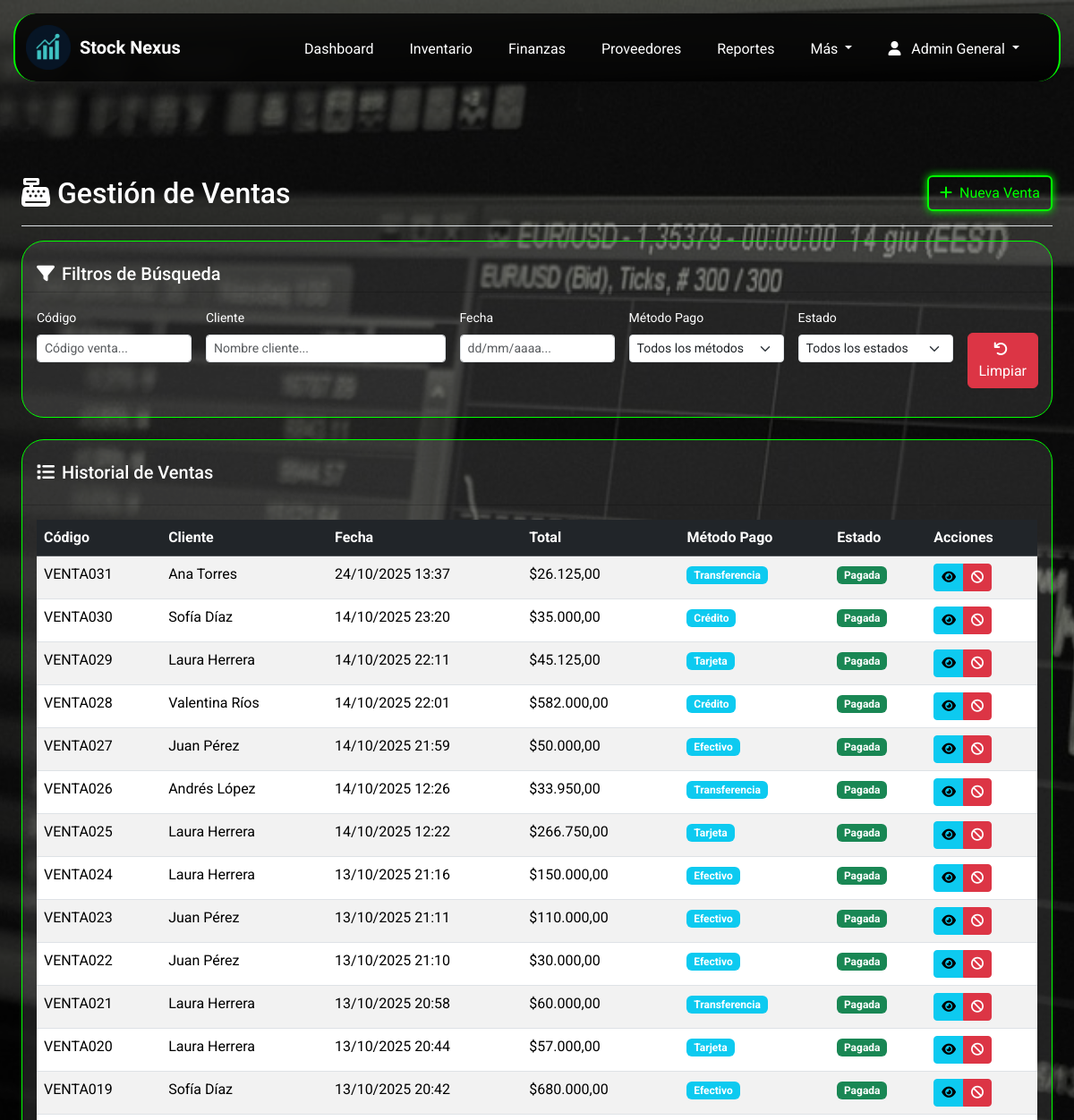
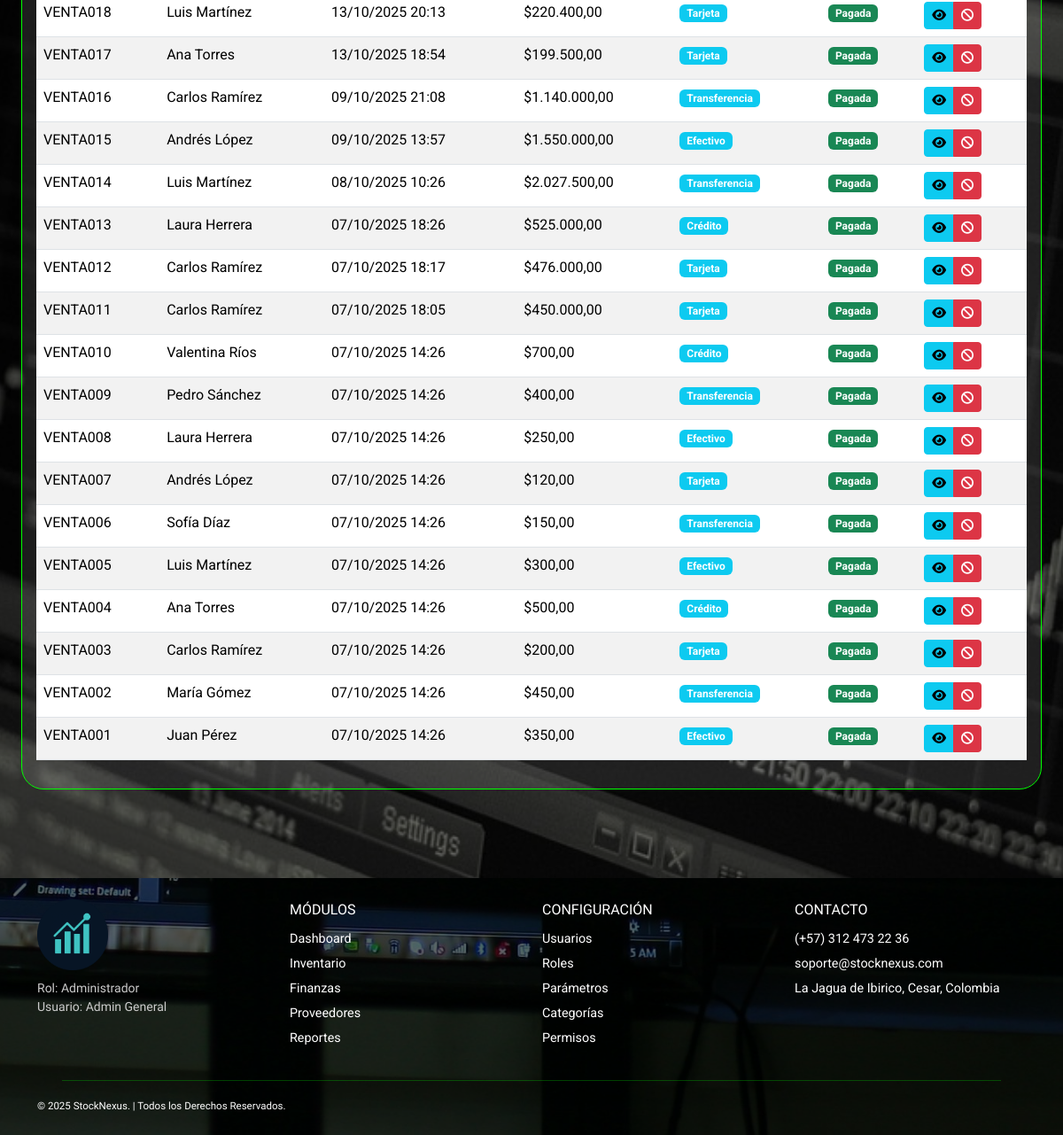
/index.php?page=ventas (signed in), run on the app's committed database (2 pictures, top to bottom).
### tables this page shows
CREATE TABLE `ventas` (
  `id_venta` int(11) NOT NULL,
  `codigo_venta` varchar(50) NOT NULL,
  `id_cliente` int(11) DEFAULT NULL,
  `id_usuario` int(11) NOT NULL,
  `fecha_venta` datetime DEFAULT current_timestamp(),
  `metodo_pago` enum('Efectivo','Transferencia','Tarjeta','Crédito') DEFAULT 'Efectivo',
  `total_venta` decimal(14,2) DEFAULT 0.00,
  `descuento_aplicado` decimal(10,2) DEFAULT 0.00,
  `porcentaje_descuento` decimal(5,2) DEFAULT 0.00,
  `estado` enum('Pendiente','Pagada','Anulada') DEFAULT 'Pendiente'
);

CREATE TABLE `clientes` (
  `id_cliente` int(11) NOT NULL,
  `nombre_cliente` varchar(100) NOT NULL,
  `identificacion` varchar(30) DEFAULT NULL,
  `telefono` varchar(20) DEFAULT NULL,
  `correo` varchar(100) DEFAULT NULL,
  `direccion` varchar(150) DEFAULT NULL,
  `ciudad` varchar(100) DEFAULT NULL,
  `fecha_registro` datetime DEFAULT current_timestamp()
);

### app/controllers/VentaController.php (called while the page is built, shortened)
<?php
class VentaController {
    private $db;
    public function __construct($database) {
        $this->db = $database;
    }
    public function listar() {
        try {
            $stmt = $this->db->query("
                SELECT v.*, c.nombre_cliente, u.nombre_completo AS usuario_nombre
                FROM ventas v
                LEFT JOIN clientes c ON v.id_cliente = c.id_cliente
                LEFT JOIN usuarios u ON v.id_usuario = u.id_usuario
                ORDER BY v.id_venta DESC
            ");
            return $stmt->fetchAll();
        } catch (PDOException $e) {
            error_log("Error en listar ventas: " . $e->getMessage());
            return [];
        }
    }
}

### app/views/Ventas/ventas.php (the view, shortened to what this page needs)
<?php
$ventaController = new VentaController($db);
$ventas = $ventaController->listar();
?>
<div class="container-fluid px-4" style="margin-top:180px;margin-bottom:100px;">
    <div class="d-flex justify-content-between flex-wrap flex-md-nowrap align-items-center pt-3 pb-2 mb-3 border-bottom">
        <h1 class="h2"><i class="fas fa-cash-register me-2"></i>Gestión de Ventas</h1>
        <div class="btn-toolbar mb-2 mb-md-2">
            <a href="index.php?page=crear_venta" class="btn btn-neon">
                <i class="fas fa-plus me-2"></i>Nueva Venta
            </a>
        </div>
    </div>
    <div class="card py-3 mb-4">
        <div class="card-header text-white">
            <h5 class="card-title mb-0">
                <i class="fas fa-filter me-2"></i>Filtros de Búsqueda
            </h5>
        </div>
        <div class="card-body">
            <div class="row g-3">
                <div class="col-md-2">
                    <label for="filtroCodigo" class="form-label small text-white">Código</label>
                    <input type="text" id="filtroCodigo" class="form-control form-control-sm"
                           placeholder="Código venta...">
                </div>
                <div class="col-md-3">
                    <label for="filtroCliente" class="form-label small text-white">Cliente</label>
                    <input type="text" id="filtroCliente" class="form-control form-control-sm"
                           placeholder="Nombre cliente...">
                </div>
                <div class="col-md-2">
                    <label for="filtroFecha" class="form-label small text-white">Fecha</label>
                    <input type="text" id="filtroFecha" class="form-control form-control-sm"
                           placeholder="dd/mm/aaaa...">
                </div>
                <div class="col-md-2">
                    <label for="filtroMetodoPago" class="form-label small text-white">Método Pago</label>
                    <select id="filtroMetodoPago" class="form-select form-select-sm">
                        <option value="">Todos los métodos</option>
                    </select>
                </div>
                <div class="col-md-2">
                    <label for="filtroEstado" class="form-label small text-white">Estado</label>
                    <select id="filtroEstado" class="form-select form-select-sm">
                        <option value="">Todos los estados</option>
                    </select>
                </div>
                <div class="col-md-1">
                    <label class="form-label small d-block">&nbsp;</label>
                    <button id="btnLimpiarFiltros" class="btn btn-danger w-150">
                        <i class="fas fa-undo me-1"></i>Limpiar
                    </button>
                </div>
            </div>
        </div>
    </div>
    <div id="historial_ventas" class="card">
        <div class="card-header py-4">
            <h5 class="card-title mb-0 text-white">
                <i class="fas fa-list me-2 text-white"></i>Historial de Ventas
            </h5>
        </div>
        <div class="card-body">
            <div class="table-responsive">
                <table class="table table-striped table-hover" id="tablaVentas">
                    <thead class="table-dark">
                        <tr>
                            <th>Código</th>
                            <th>Cliente</th>
                            <th>Fecha</th>
                            <th>Total</th>
                            <th>Método Pago</th>
                            <th>Estado</th>
                            <th>Acciones</th>
                        </tr>
                    </thead>
                    <tbody>
                        <?php foreach ($ventas as $venta): ?>
                        <tr class="fila-venta">
                            <td class="codigo-venta"><?= $venta['codigo_venta'] ?></td>
                            <td class="nombre-cliente"><?= $venta['nombre_cliente'] ?: 'Cliente General' ?></td>
                            <td class="fecha-venta"><?= date('d/m/Y H:i', strtotime($venta['fecha_venta'])) ?></td>
                            <td class="total-venta">$<?= number_format($venta['total_venta'], 2, ',', '.') ?></td>
                            <td class="metodo-pago">
                                <span class="badge bg-info"><?= $venta['metodo_pago'] ?></span>
                            </td>
                            <td class="estado-venta">
                                <span class="badge bg-<?=
                                    $venta['estado'] == 'Pagada' ? 'success' :
                                    ($venta['estado'] == 'Pendiente' ? 'warning' : 'danger')
                                ?>">
                                    <?= $venta['estado'] ?>
                                </span>
                            </td>
                            <td class="acciones-venta">
                                <div class="btn-group btn-group-sm">
                                    <a href="index.php?page=detalle_venta&id=<?= $venta['id_venta'] ?>"
                                    class="btn btn-info" title="Ver Detalle">
                                        <i class="fas fa-eye"></i>
                                    </a>
                                    <?php if ($venta['estado'] != 'Anulada'): ?>
                                        <a href="index.php?page=anular_venta&id=<?= $venta['id_venta'] ?>"
                                        class="btn btn-danger" title="Anular Venta">
                                            <i class="fas fa-ban"></i>
                                        </a>
                                    <?php endif; ?>
                                </div>
                            </td>
                        </tr>
                        <?php endforeach; ?>
                    </tbody>
                </table>
            </div>
        </div>
    </div>
</div>

### public/assets/style.css (style rules this page uses)
body { background-image: url(../img/fondo_body.jpg); min-height: 100vh; background-size: cover; background-position: center; background-repeat: no-repeat; background-attachment: fixed; position: relative; font-family: 'Roboto', sans-serif; background-color: #000; color: #fff; margin: 0; padding: 0; width: 100%; align-items: center; justify-content: center; }
body::before { content: ''; position: fixed; top: 0; left: 0; width: 100%; height: 100%; background-color: rgba(0, 0, 0, 0.5); z-index: -1; }
html { scroll-behavior: smooth; width: 100%; }
.btn-neon { color: #00ff00; border: 2px solid #00ff00; background-color: transparent; box-shadow: 0 0 10px #00ff00; transition: all 0.3s ease; }
.card { width: 100%; background-color: rgba(255, 255, 255, 0.1); border: 1px solid #00ff00; transition: transform 0.3s, box-shadow 0.3s; border-radius: 25px; }

### data on the page
ventas: codigo_venta "VENTA031", id_cliente.nombre_cliente "Ana Torres", fecha_venta "24/10/2025 13:37", total_venta "26.125,00", metodo_pago "Transferencia", estado "Pagada"
ventas: codigo_venta "VENTA030", id_cliente.nombre_cliente "Sofía Díaz", fecha_venta "14/10/2025 23:20", total_venta "35.000,00", metodo_pago "Crédito", estado "Pagada"
ventas: codigo_venta "VENTA029", id_cliente.nombre_cliente "Laura Herrera", fecha_venta "14/10/2025 22:11", total_venta "45.125,00", metodo_pago "Tarjeta", estado "Pagada"
ventas: codigo_venta "VENTA028", id_cliente.nombre_cliente "Valentina Ríos", fecha_venta "14/10/2025 22:01", total_venta "582.000,00", metodo_pago "Crédito", estado "Pagada"
ventas: codigo_venta "VENTA027", id_cliente.nombre_cliente "Juan Pérez", fecha_venta "14/10/2025 21:59", total_venta "50.000,00", metodo_pago "Efectivo", estado "Pagada"
ventas: codigo_venta "VENTA026", id_cliente.nombre_cliente "Andrés López", fecha_venta "14/10/2025 12:26", total_venta "33.950,00", metodo_pago "Transferencia", estado "Pagada"
ventas: codigo_venta "VENTA025", id_cliente.nombre_cliente "Laura Herrera", fecha_venta "14/10/2025 12:22", total_venta "266.750,00", metodo_pago "Tarjeta", estado "Pagada"
ventas: codigo_venta "VENTA024", id_cliente.nombre_cliente "Laura Herrera", fecha_venta "13/10/2025 21:16", total_venta "150.000,00", metodo_pago "Efectivo", estado "Pagada"
ventas: codigo_venta "VENTA023", id_cliente.nombre_cliente "Juan Pérez", fecha_venta "13/10/2025 21:11", total_venta "110.000,00", metodo_pago "Efectivo", estado "Pagada"
ventas: codigo_venta "VENTA022", id_cliente.nombre_cliente "Juan Pérez", fecha_venta "13/10/2025 21:10", total_venta "30.000,00", metodo_pago "Efectivo", estado "Pagada"
ventas: codigo_venta "VENTA021", id_cliente.nombre_cliente "Laura Herrera", fecha_venta "13/10/2025 20:58", total_venta "60.000,00", metodo_pago "Transferencia", estado "Pagada"
ventas: codigo_venta "VENTA020", id_cliente.nombre_cliente "Laura Herrera", fecha_venta "13/10/2025 20:44", total_venta "57.000,00", metodo_pago "Tarjeta", estado "Pagada"
ventas: codigo_venta "VENTA019", id_cliente.nombre_cliente "Sofía Díaz", fecha_venta "13/10/2025 20:42", total_venta "680.000,00", metodo_pago "Efectivo", estado "Pagada"
ventas: codigo_venta "VENTA018", id_cliente.nombre_cliente "Luis Martínez", fecha_venta "13/10/2025 20:13", total_venta "220.400,00", metodo_pago "Tarjeta", estado "Pagada"
ventas: codigo_venta "VENTA017", id_cliente.nombre_cliente "Ana Torres", fecha_venta "13/10/2025 18:54", total_venta "199.500,00", metodo_pago "Tarjeta", estado "Pagada"
ventas: codigo_venta "VENTA016", id_cliente.nombre_cliente "Carlos Ramírez", fecha_venta "09/10/2025 21:08", total_venta "1.140.000,00", metodo_pago "Transferencia", estado "Pagada"
ventas: codigo_venta "VENTA015", id_cliente.nombre_cliente "Andrés López", fecha_venta "09/10/2025 13:57", total_venta "1.550.000,00", metodo_pago "Efectivo", estado "Pagada"
ventas: codigo_venta "VENTA014", id_cliente.nombre_cliente "Luis Martínez", fecha_venta "08/10/2025 10:26", total_venta "2.027.500,00", metodo_pago "Transferencia", estado "Pagada"
ventas: codigo_venta "VENTA013", id_cliente.nombre_cliente "Laura Herrera", fecha_venta "07/10/2025 18:26", total_venta "525.000,00", metodo_pago "Crédito", estado "Pagada"
ventas: codigo_venta "VENTA012", id_cliente.nombre_cliente "Carlos Ramírez", fecha_venta "07/10/2025 18:17", total_venta "476.000,00", metodo_pago "Tarjeta", estado "Pagada"
ventas: codigo_venta "VENTA011", id_cliente.nombre_cliente "Carlos Ramírez", fecha_venta "07/10/2025 18:05", total_venta "450.000,00", metodo_pago "Tarjeta", estado "Pagada"
ventas: codigo_venta "VENTA010", id_cliente.nombre_cliente "Valentina Ríos", fecha_venta "07/10/2025 14:26", total_venta "700,00", metodo_pago "Crédito", estado "Pagada"
ventas: codigo_venta "VENTA009", id_cliente.nombre_cliente "Pedro Sánchez", fecha_venta "07/10/2025 14:26", total_venta "400,00", metodo_pago "Transferencia", estado "Pagada"
ventas: codigo_venta "VENTA008", id_cliente.nombre_cliente "Laura Herrera", fecha_venta "07/10/2025 14:26", total_venta "250,00", metodo_pago "Efectivo", estado "Pagada"
ventas: codigo_venta "VENTA007", id_cliente.nombre_cliente "Andrés López", fecha_venta "07/10/2025 14:26", total_venta "120,00", metodo_pago "Tarjeta", estado "Pagada"
ventas: codigo_venta "VENTA006", id_cliente.nombre_cliente "Sofía Díaz", fecha_venta "07/10/2025 14:26", total_venta "150,00", metodo_pago "Transferencia", estado "Pagada"
ventas: codigo_venta "VENTA005", id_cliente.nombre_cliente "Luis Martínez", fecha_venta "07/10/2025 14:26", total_venta "300,00", metodo_pago "Efectivo", estado "Pagada"
ventas: codigo_venta "VENTA004", id_cliente.nombre_cliente "Ana Torres", fecha_venta "07/10/2025 14:26", total_venta "500,00", metodo_pago "Crédito", estado "Pagada"
ventas: codigo_venta "VENTA003", id_cliente.nombre_cliente "Carlos Ramírez", fecha_venta "07/10/2025 14:26", total_venta "200,00", metodo_pago "Tarjeta", estado "Pagada"
ventas: codigo_venta "VENTA002", id_cliente.nombre_cliente "María Gómez", fecha_venta "07/10/2025 14:26", total_venta "450,00", metodo_pago "Transferencia", estado "Pagada"
ventas: codigo_venta "VENTA001", id_cliente.nombre_cliente "Juan Pérez", fecha_venta "07/10/2025 14:26", total_venta "350,00", metodo_pago "Efectivo", estado "Pagada"

### other printed values
$nombreUsuario "Admin General"
$rol "Administrador"
